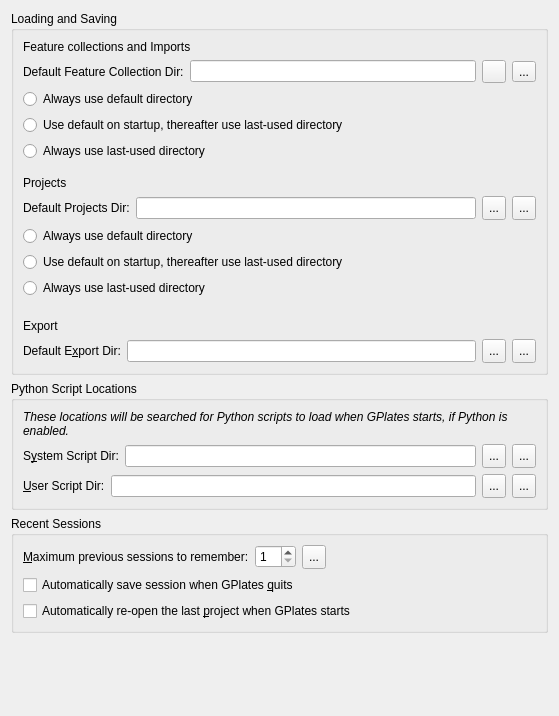
<?xml version="1.0" encoding="UTF-8"?>
<ui version="4.0">
 <class>PreferencesPaneFiles</class>
 <widget class="QWidget" name="PreferencesPaneFiles">
  <property name="geometry">
   <rect>
    <x>0</x>
    <y>0</y>
    <width>559</width>
    <height>716</height>
   </rect>
  </property>
  <property name="windowTitle">
   <string>Form</string>
  </property>
  <layout class="QVBoxLayout" name="verticalLayout_4">
   <item>
    <widget class="QGroupBox" name="groupbox_loading_and_saving">
     <property name="title">
      <string>Loading and Saving</string>
     </property>
     <layout class="QVBoxLayout" name="verticalLayout">
      <item>
       <widget class="QLabel" name="label_feature_collections">
        <property name="text">
         <string>Feature collections and Imports</string>
        </property>
       </widget>
      </item>
      <item>
       <layout class="QHBoxLayout" name="horizontalLayout_5">
        <item>
         <widget class="QLabel" name="label_6">
          <property name="text">
           <string>Default Feature Collection Dir:</string>
          </property>
         </widget>
        </item>
        <item>
         <widget class="QLineEdit" name="lineedit_default_feature_collection_dir"/>
        </item>
        <item>
         <widget class="QToolButton" name="toolbutton_choose_default_feature_collection_dir">
          <property name="text">
           <string/>
          </property>
          <property name="icon">
           <iconset resource="../qt-resources/qt_widgets.qrc">
            <normaloff>:/gnome_folder_16.png</normaloff>:/gnome_folder_16.png</iconset>
          </property>
         </widget>
        </item>
        <item>
         <widget class="QToolButton" name="toolbutton_reset_default_feature_collection_dir">
          <property name="text">
           <string>...</string>
          </property>
          <property name="icon">
           <iconset resource="../qt-resources/qt_widgets.qrc">
            <normaloff>:/tango_undo_16.png</normaloff>:/tango_undo_16.png</iconset>
          </property>
         </widget>
        </item>
       </layout>
      </item>
      <item>
       <widget class="QRadioButton" name="radio_feature_collections_always_default">
        <property name="text">
         <string>Always use default directory</string>
        </property>
        <attribute name="buttonGroup">
         <string notr="true">buttongroup_feature_collections_behaviour</string>
        </attribute>
       </widget>
      </item>
      <item>
       <widget class="QRadioButton" name="radio_feature_collections_default_then_last_used">
        <property name="text">
         <string>Use default on startup, thereafter use last-used directory</string>
        </property>
        <attribute name="buttonGroup">
         <string notr="true">buttongroup_feature_collections_behaviour</string>
        </attribute>
       </widget>
      </item>
      <item>
       <widget class="QRadioButton" name="radio_feature_collections_always_last_used">
        <property name="text">
         <string>Always use last-used directory</string>
        </property>
        <attribute name="buttonGroup">
         <string notr="true">buttongroup_feature_collections_behaviour</string>
        </attribute>
       </widget>
      </item>
      <item>
       <spacer name="verticalSpacer_3">
        <property name="orientation">
         <enum>Qt::Vertical</enum>
        </property>
        <property name="sizeHint" stdset="0">
         <size>
          <width>20</width>
          <height>9</height>
         </size>
        </property>
       </spacer>
      </item>
      <item>
       <widget class="QLabel" name="label_projects">
        <property name="text">
         <string>Projects</string>
        </property>
       </widget>
      </item>
      <item>
       <layout class="QHBoxLayout" name="horizontalLayout_6">
        <item>
         <widget class="QLabel" name="label_10">
          <property name="text">
           <string>Default Projects Dir:</string>
          </property>
          <property name="buddy">
           <cstring>lineedit_default_export_dir</cstring>
          </property>
         </widget>
        </item>
        <item>
         <widget class="QLineEdit" name="lineedit_default_project_dir"/>
        </item>
        <item>
         <widget class="QToolButton" name="toolbutton_choose_default_project_dir">
          <property name="sizePolicy">
           <sizepolicy hsizetype="Minimum" vsizetype="Minimum">
            <horstretch>0</horstretch>
            <verstretch>0</verstretch>
           </sizepolicy>
          </property>
          <property name="minimumSize">
           <size>
            <width>24</width>
            <height>24</height>
           </size>
          </property>
          <property name="text">
           <string>...</string>
          </property>
          <property name="icon">
           <iconset resource="../qt-resources/qt_widgets.qrc">
            <normaloff>:/gnome_folder_16.png</normaloff>:/gnome_folder_16.png</iconset>
          </property>
         </widget>
        </item>
        <item>
         <widget class="QToolButton" name="toolbutton_reset_default_project_dir">
          <property name="sizePolicy">
           <sizepolicy hsizetype="Minimum" vsizetype="Minimum">
            <horstretch>0</horstretch>
            <verstretch>0</verstretch>
           </sizepolicy>
          </property>
          <property name="minimumSize">
           <size>
            <width>24</width>
            <height>24</height>
           </size>
          </property>
          <property name="toolTip">
           <string>Reset to default value</string>
          </property>
          <property name="text">
           <string>...</string>
          </property>
          <property name="icon">
           <iconset resource="../qt-resources/qt_widgets.qrc">
            <normaloff>:/tango_undo_16.png</normaloff>:/tango_undo_16.png</iconset>
          </property>
          <property name="iconSize">
           <size>
            <width>16</width>
            <height>16</height>
           </size>
          </property>
         </widget>
        </item>
       </layout>
      </item>
      <item>
       <widget class="QRadioButton" name="radio_projects_always_default">
        <property name="text">
         <string>Always use default directory</string>
        </property>
        <attribute name="buttonGroup">
         <string notr="true">buttongroup_projects_behaviour</string>
        </attribute>
       </widget>
      </item>
      <item>
       <widget class="QRadioButton" name="radio_projects_default_then_last_used">
        <property name="text">
         <string>Use default on startup, thereafter use last-used directory</string>
        </property>
        <attribute name="buttonGroup">
         <string notr="true">buttongroup_projects_behaviour</string>
        </attribute>
       </widget>
      </item>
      <item>
       <widget class="QRadioButton" name="radio_projects_always_last_used">
        <property name="text">
         <string>Always use last-used directory</string>
        </property>
        <attribute name="buttonGroup">
         <string notr="true">buttongroup_projects_behaviour</string>
        </attribute>
       </widget>
      </item>
      <item>
       <spacer name="verticalSpacer_2">
        <property name="orientation">
         <enum>Qt::Vertical</enum>
        </property>
        <property name="sizeHint" stdset="0">
         <size>
          <width>20</width>
          <height>15</height>
         </size>
        </property>
       </spacer>
      </item>
      <item>
       <widget class="QLabel" name="label_export">
        <property name="text">
         <string>Export</string>
        </property>
       </widget>
      </item>
      <item>
       <layout class="QHBoxLayout" name="horizontalLayout_2">
        <item>
         <widget class="QLabel" name="label_3">
          <property name="text">
           <string>Default E&amp;xport Dir:</string>
          </property>
          <property name="buddy">
           <cstring>lineedit_default_export_dir</cstring>
          </property>
         </widget>
        </item>
        <item>
         <widget class="QLineEdit" name="lineedit_default_export_dir"/>
        </item>
        <item>
         <widget class="QToolButton" name="toolbutton_choose_default_export_dir">
          <property name="sizePolicy">
           <sizepolicy hsizetype="Minimum" vsizetype="Minimum">
            <horstretch>0</horstretch>
            <verstretch>0</verstretch>
           </sizepolicy>
          </property>
          <property name="minimumSize">
           <size>
            <width>24</width>
            <height>24</height>
           </size>
          </property>
          <property name="text">
           <string>...</string>
          </property>
          <property name="icon">
           <iconset resource="../qt-resources/qt_widgets.qrc">
            <normaloff>:/gnome_folder_16.png</normaloff>:/gnome_folder_16.png</iconset>
          </property>
         </widget>
        </item>
        <item>
         <widget class="QToolButton" name="toolbutton_reset_default_export_dir">
          <property name="sizePolicy">
           <sizepolicy hsizetype="Minimum" vsizetype="Minimum">
            <horstretch>0</horstretch>
            <verstretch>0</verstretch>
           </sizepolicy>
          </property>
          <property name="minimumSize">
           <size>
            <width>24</width>
            <height>24</height>
           </size>
          </property>
          <property name="toolTip">
           <string>Reset to default value</string>
          </property>
          <property name="text">
           <string>...</string>
          </property>
          <property name="icon">
           <iconset resource="../qt-resources/qt_widgets.qrc">
            <normaloff>:/tango_undo_16.png</normaloff>:/tango_undo_16.png</iconset>
          </property>
          <property name="iconSize">
           <size>
            <width>16</width>
            <height>16</height>
           </size>
          </property>
         </widget>
        </item>
       </layout>
      </item>
     </layout>
    </widget>
   </item>
   <item>
    <widget class="QGroupBox" name="groupbox_scripting">
     <property name="title">
      <string>Python Script Locations</string>
     </property>
     <layout class="QVBoxLayout" name="verticalLayout_3">
      <item>
       <widget class="QLabel" name="label_2">
        <property name="font">
         <font>
          <italic>true</italic>
         </font>
        </property>
        <property name="text">
         <string>These locations will be searched for Python scripts to load when GPlates starts, if Python is enabled.</string>
        </property>
        <property name="wordWrap">
         <bool>true</bool>
        </property>
       </widget>
      </item>
      <item>
       <layout class="QHBoxLayout" name="horizontalLayout_3">
        <item>
         <widget class="QLabel" name="label_4">
          <property name="text">
           <string>S&amp;ystem Script Dir:</string>
          </property>
          <property name="buddy">
           <cstring>lineedit_default_export_dir</cstring>
          </property>
         </widget>
        </item>
        <item>
         <widget class="QLineEdit" name="lineedit_python_system_script_dir"/>
        </item>
        <item>
         <widget class="QToolButton" name="toolbutton_choose_python_system_script_dir">
          <property name="sizePolicy">
           <sizepolicy hsizetype="Minimum" vsizetype="Minimum">
            <horstretch>0</horstretch>
            <verstretch>0</verstretch>
           </sizepolicy>
          </property>
          <property name="minimumSize">
           <size>
            <width>24</width>
            <height>24</height>
           </size>
          </property>
          <property name="text">
           <string>...</string>
          </property>
          <property name="icon">
           <iconset resource="../qt-resources/qt_widgets.qrc">
            <normaloff>:/gnome_folder_16.png</normaloff>:/gnome_folder_16.png</iconset>
          </property>
         </widget>
        </item>
        <item>
         <widget class="QToolButton" name="toolbutton_reset_python_system_script_dir">
          <property name="sizePolicy">
           <sizepolicy hsizetype="Minimum" vsizetype="Minimum">
            <horstretch>0</horstretch>
            <verstretch>0</verstretch>
           </sizepolicy>
          </property>
          <property name="minimumSize">
           <size>
            <width>24</width>
            <height>24</height>
           </size>
          </property>
          <property name="toolTip">
           <string>Reset to default value</string>
          </property>
          <property name="text">
           <string>...</string>
          </property>
          <property name="icon">
           <iconset resource="../qt-resources/qt_widgets.qrc">
            <normaloff>:/tango_undo_16.png</normaloff>:/tango_undo_16.png</iconset>
          </property>
          <property name="iconSize">
           <size>
            <width>16</width>
            <height>16</height>
           </size>
          </property>
         </widget>
        </item>
       </layout>
      </item>
      <item>
       <layout class="QHBoxLayout" name="horizontalLayout_4">
        <item>
         <widget class="QLabel" name="label_5">
          <property name="text">
           <string>&amp;User Script Dir:</string>
          </property>
          <property name="buddy">
           <cstring>lineedit_default_export_dir</cstring>
          </property>
         </widget>
        </item>
        <item>
         <widget class="QLineEdit" name="lineedit_python_user_script_dir"/>
        </item>
        <item>
         <widget class="QToolButton" name="toolbutton_choose_python_user_script_dir">
          <property name="sizePolicy">
           <sizepolicy hsizetype="Minimum" vsizetype="Minimum">
            <horstretch>0</horstretch>
            <verstretch>0</verstretch>
           </sizepolicy>
          </property>
          <property name="minimumSize">
           <size>
            <width>24</width>
            <height>24</height>
           </size>
          </property>
          <property name="text">
           <string>...</string>
          </property>
          <property name="icon">
           <iconset resource="../qt-resources/qt_widgets.qrc">
            <normaloff>:/gnome_folder_16.png</normaloff>:/gnome_folder_16.png</iconset>
          </property>
         </widget>
        </item>
        <item>
         <widget class="QToolButton" name="toolbutton_reset_python_user_script_dir">
          <property name="sizePolicy">
           <sizepolicy hsizetype="Minimum" vsizetype="Minimum">
            <horstretch>0</horstretch>
            <verstretch>0</verstretch>
           </sizepolicy>
          </property>
          <property name="minimumSize">
           <size>
            <width>24</width>
            <height>24</height>
           </size>
          </property>
          <property name="toolTip">
           <string>Reset to default value</string>
          </property>
          <property name="text">
           <string>...</string>
          </property>
          <property name="icon">
           <iconset resource="../qt-resources/qt_widgets.qrc">
            <normaloff>:/tango_undo_16.png</normaloff>:/tango_undo_16.png</iconset>
          </property>
          <property name="iconSize">
           <size>
            <width>16</width>
            <height>16</height>
           </size>
          </property>
         </widget>
        </item>
       </layout>
      </item>
     </layout>
    </widget>
   </item>
   <item>
    <widget class="QGroupBox" name="groupbox_recent_sessions">
     <property name="title">
      <string>Recent Sessions</string>
     </property>
     <layout class="QVBoxLayout" name="verticalLayout_2">
      <item>
       <layout class="QHBoxLayout" name="horizontalLayout">
        <item>
         <widget class="QLabel" name="label">
          <property name="text">
           <string>&amp;Maximum previous sessions to remember:</string>
          </property>
          <property name="buddy">
           <cstring>spinbox_recent_sessions_max_size</cstring>
          </property>
         </widget>
        </item>
        <item>
         <widget class="QSpinBox" name="spinbox_recent_sessions_max_size">
          <property name="minimum">
           <number>1</number>
          </property>
          <property name="maximum">
           <number>24</number>
          </property>
         </widget>
        </item>
        <item>
         <widget class="QToolButton" name="toolbutton_reset_recent_sessions_settings">
          <property name="sizePolicy">
           <sizepolicy hsizetype="Minimum" vsizetype="Minimum">
            <horstretch>0</horstretch>
            <verstretch>0</verstretch>
           </sizepolicy>
          </property>
          <property name="minimumSize">
           <size>
            <width>24</width>
            <height>24</height>
           </size>
          </property>
          <property name="toolTip">
           <string>Reset to default value</string>
          </property>
          <property name="text">
           <string>...</string>
          </property>
          <property name="icon">
           <iconset resource="../qt-resources/qt_widgets.qrc">
            <normaloff>:/tango_undo_16.png</normaloff>:/tango_undo_16.png</iconset>
          </property>
          <property name="iconSize">
           <size>
            <width>16</width>
            <height>16</height>
           </size>
          </property>
         </widget>
        </item>
        <item>
         <spacer name="horizontalSpacer">
          <property name="orientation">
           <enum>Qt::Horizontal</enum>
          </property>
          <property name="sizeHint" stdset="0">
           <size>
            <width>40</width>
            <height>20</height>
           </size>
          </property>
         </spacer>
        </item>
       </layout>
      </item>
      <item>
       <widget class="QCheckBox" name="checkbox_auto_save_session_on_quit">
        <property name="text">
         <string>Automatically save session when GPlates &amp;quits</string>
        </property>
       </widget>
      </item>
      <item>
       <widget class="QCheckBox" name="checkbox_auto_load_last_project">
        <property name="toolTip">
         <string>A project file specified on the command-line takes precedence over this.</string>
        </property>
        <property name="text">
         <string>Automatically re-open the last &amp;project when GPlates starts</string>
        </property>
       </widget>
      </item>
     </layout>
    </widget>
   </item>
   <item>
    <spacer name="verticalSpacer">
     <property name="orientation">
      <enum>Qt::Vertical</enum>
     </property>
     <property name="sizeHint" stdset="0">
      <size>
       <width>20</width>
       <height>40</height>
      </size>
     </property>
    </spacer>
   </item>
  </layout>
 </widget>
 <resources>
  <include location="../qt-resources/qt_widgets.qrc"/>
 </resources>
 <connections/>
 <buttongroups>
  <buttongroup name="buttongroup_feature_collections_behaviour"/>
  <buttongroup name="buttongroup_projects_behaviour"/>
 </buttongroups>
</ui>
